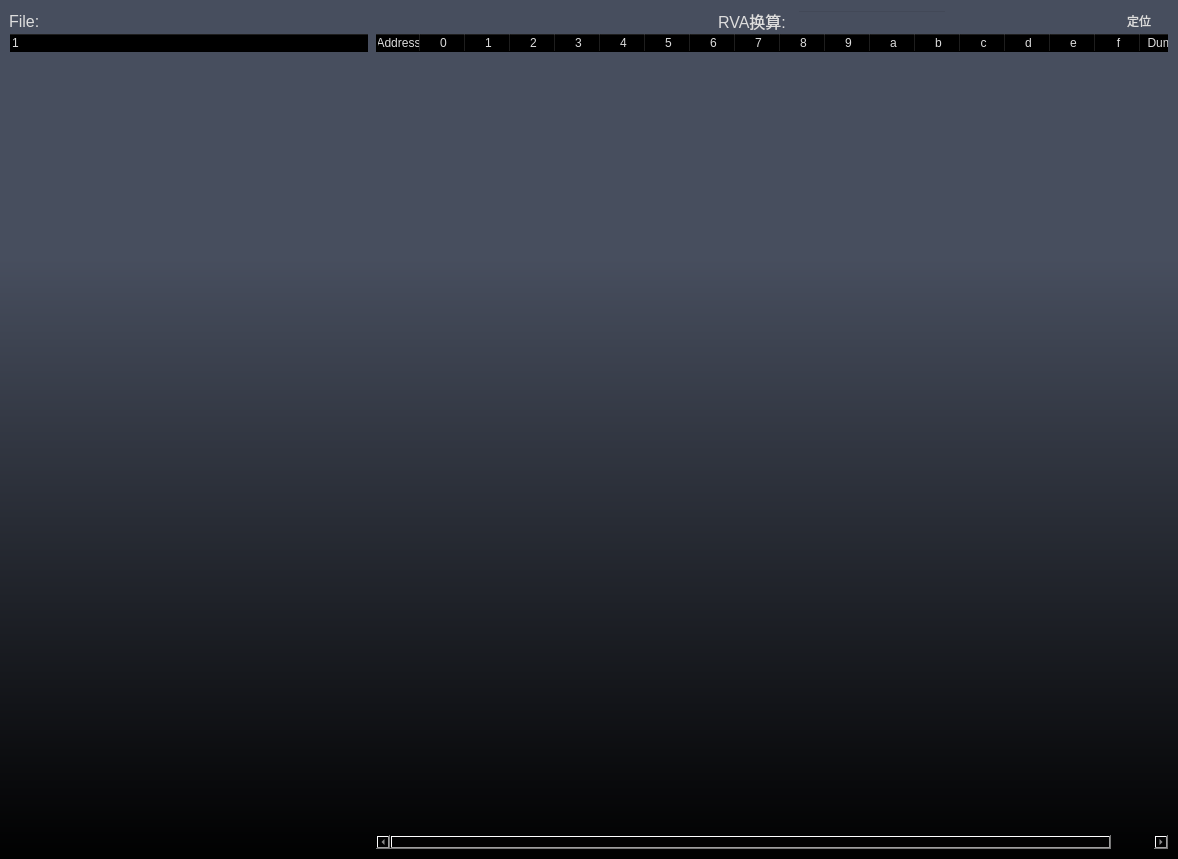
<?xml version="1.0" encoding="UTF-8"?>
<ui version="4.0">
 <class>PeFileAnalyzer</class>
 <widget class="QMainWindow" name="PeFileAnalyzer">
  <property name="windowModality">
   <enum>Qt::NonModal</enum>
  </property>
  <property name="geometry">
   <rect>
    <x>0</x>
    <y>0</y>
    <width>1178</width>
    <height>859</height>
   </rect>
  </property>
  <property name="contextMenuPolicy">
   <enum>Qt::NoContextMenu</enum>
  </property>
  <property name="acceptDrops">
   <bool>true</bool>
  </property>
  <property name="windowTitle">
   <string>PeFileAnalyzer</string>
  </property>
  <property name="styleSheet">
   <string notr="true">#centralwidget{background: qlineargradient(x1:1,y1:1,x2:1,y2:0,stop:0 #000000, stop:0.7 #474e5e);}

QPushButton{border-radius: 3px;border:0px solid #474e5e;background-color:transparent;color:#DDDDDD;height:24;}
QPushButton:hover{background: qlineargradient(x1:1,y1:1,x2:1,y2:0,stop:0 #f4716e, stop:0.5 transparent);}
QPushButton:pressed{background: qlineargradient(x1:1,y1:1,x2:1,y2:0,stop:0 #42f875, stop:0.5 transparent);}
QPushButton::disabled{background-color:#7d7d7d;}

QWidget{background-color:transparent;color:#dddddd;}

QLineEdit{background-color:transparent;}

QComboBox{background-color:transparent;}
QComboBox QAbstractItemView{background-color:transparent;}

QHeaderView::section {background-color:transparent}
QTabBar::tab{background-color:rgb(100,100,100);}
QTabBar::tab::selected{background-color:rgb(66,66,66);}

QTreeView::branch:open:has-children:!has-siblings,
QTreeView::branch:open:has-children:has-siblings {image: url(./res/retract.png);}
QTreeView::branch:has-children:!has-siblings:closed,
QTreeView::branch:closed:has-children:has-siblings {image: url(./res/expand.png);}

QToolButton{border-radius: 3px;border:0px solid #474e5e;background-color:transparent;color:#DDDDDD;height:24;}
QToolButton:hover{background: qlineargradient(x1:1,y1:1,x2:1,y2:0,stop:0 #f4716e, stop:0.5 transparent);}
QToolButton:pressed{background: qlineargradient(x1:1,y1:1,x2:1,y2:0,stop:0 #42f875, stop:0.5 transparent);}
QToolButton::disabled{background-color:#7d7d7d;}</string>
  </property>
  <property name="toolButtonStyle">
   <enum>Qt::ToolButtonIconOnly</enum>
  </property>
  <widget class="QWidget" name="centralwidget">
   <property name="acceptDrops">
    <bool>true</bool>
   </property>
   <layout class="QGridLayout" name="gridLayout">
    <property name="leftMargin">
     <number>9</number>
    </property>
    <property name="topMargin">
     <number>9</number>
    </property>
    <property name="rightMargin">
     <number>9</number>
    </property>
    <property name="bottomMargin">
     <number>9</number>
    </property>
    <property name="horizontalSpacing">
     <number>6</number>
    </property>
    <property name="verticalSpacing">
     <number>0</number>
    </property>
    <item row="0" column="0" colspan="2">
     <widget class="QWidget" name="widget" native="true">
      <layout class="QHBoxLayout" name="horizontalLayout">
       <property name="leftMargin">
        <number>0</number>
       </property>
       <property name="topMargin">
        <number>0</number>
       </property>
       <property name="rightMargin">
        <number>0</number>
       </property>
       <property name="bottomMargin">
        <number>0</number>
       </property>
       <item>
        <widget class="QLabel" name="label">
         <property name="sizePolicy">
          <sizepolicy hsizetype="Maximum" vsizetype="Preferred">
           <horstretch>0</horstretch>
           <verstretch>0</verstretch>
          </sizepolicy>
         </property>
         <property name="font">
          <font>
           <family>Arial</family>
           <pointsize>12</pointsize>
          </font>
         </property>
         <property name="text">
          <string>File: </string>
         </property>
        </widget>
       </item>
       <item>
        <widget class="QLabel" name="label_file">
         <property name="font">
          <font>
           <family>Arial</family>
           <pointsize>12</pointsize>
          </font>
         </property>
         <property name="text">
          <string/>
         </property>
        </widget>
       </item>
       <item>
        <widget class="QLabel" name="label_2">
         <property name="sizePolicy">
          <sizepolicy hsizetype="Maximum" vsizetype="Preferred">
           <horstretch>0</horstretch>
           <verstretch>0</verstretch>
          </sizepolicy>
         </property>
         <property name="font">
          <font>
           <family>Arial</family>
           <pointsize>12</pointsize>
          </font>
         </property>
         <property name="text">
          <string>RVA换算: </string>
         </property>
        </widget>
       </item>
       <item>
        <widget class="QLineEdit" name="lineEdit_rva">
         <property name="minimumSize">
          <size>
           <width>150</width>
           <height>0</height>
          </size>
         </property>
         <property name="maximumSize">
          <size>
           <width>150</width>
           <height>16777215</height>
          </size>
         </property>
        </widget>
       </item>
       <item>
        <widget class="QLabel" name="label_rva">
         <property name="minimumSize">
          <size>
           <width>150</width>
           <height>0</height>
          </size>
         </property>
         <property name="maximumSize">
          <size>
           <width>150</width>
           <height>16777215</height>
          </size>
         </property>
         <property name="font">
          <font>
           <family>Arial</family>
           <pointsize>12</pointsize>
          </font>
         </property>
         <property name="text">
          <string/>
         </property>
         <property name="alignment">
          <set>Qt::AlignCenter</set>
         </property>
        </widget>
       </item>
       <item>
        <widget class="QPushButton" name="pushButton_foa">
         <property name="minimumSize">
          <size>
           <width>60</width>
           <height>0</height>
          </size>
         </property>
         <property name="maximumSize">
          <size>
           <width>60</width>
           <height>16777215</height>
          </size>
         </property>
         <property name="text">
          <string>定位</string>
         </property>
        </widget>
       </item>
      </layout>
     </widget>
    </item>
    <item row="1" column="1">
     <widget class="QTableWidget" name="tableWidget">
      <property name="sizePolicy">
       <sizepolicy hsizetype="Preferred" vsizetype="Preferred">
        <horstretch>0</horstretch>
        <verstretch>0</verstretch>
       </sizepolicy>
      </property>
      <property name="acceptDrops">
       <bool>true</bool>
      </property>
      <property name="editTriggers">
       <set>QAbstractItemView::NoEditTriggers</set>
      </property>
      <property name="dragDropOverwriteMode">
       <bool>false</bool>
      </property>
      <property name="selectionMode">
       <enum>QAbstractItemView::MultiSelection</enum>
      </property>
      <attribute name="horizontalHeaderDefaultSectionSize">
       <number>45</number>
      </attribute>
      <column>
       <property name="text">
        <string>Address</string>
       </property>
      </column>
      <column>
       <property name="text">
        <string>0</string>
       </property>
      </column>
      <column>
       <property name="text">
        <string>1</string>
       </property>
      </column>
      <column>
       <property name="text">
        <string>2</string>
       </property>
      </column>
      <column>
       <property name="text">
        <string>3</string>
       </property>
      </column>
      <column>
       <property name="text">
        <string>4</string>
       </property>
      </column>
      <column>
       <property name="text">
        <string>5</string>
       </property>
      </column>
      <column>
       <property name="text">
        <string>6</string>
       </property>
      </column>
      <column>
       <property name="text">
        <string>7</string>
       </property>
      </column>
      <column>
       <property name="text">
        <string>8</string>
       </property>
      </column>
      <column>
       <property name="text">
        <string>9</string>
       </property>
      </column>
      <column>
       <property name="text">
        <string>a</string>
       </property>
      </column>
      <column>
       <property name="text">
        <string>b</string>
       </property>
      </column>
      <column>
       <property name="text">
        <string>c</string>
       </property>
      </column>
      <column>
       <property name="text">
        <string>d</string>
       </property>
      </column>
      <column>
       <property name="text">
        <string>e</string>
       </property>
      </column>
      <column>
       <property name="text">
        <string>f</string>
       </property>
      </column>
      <column>
       <property name="text">
        <string>Dump</string>
       </property>
      </column>
     </widget>
    </item>
    <item row="1" column="0">
     <widget class="QTreeWidget" name="treeWidget">
      <property name="sizePolicy">
       <sizepolicy hsizetype="Preferred" vsizetype="Expanding">
        <horstretch>0</horstretch>
        <verstretch>0</verstretch>
       </sizepolicy>
      </property>
      <property name="maximumSize">
       <size>
        <width>360</width>
        <height>16777215</height>
       </size>
      </property>
      <property name="acceptDrops">
       <bool>true</bool>
      </property>
      <column>
       <property name="text">
        <string notr="true">1</string>
       </property>
      </column>
     </widget>
    </item>
   </layout>
  </widget>
 </widget>
 <resources/>
 <connections/>
</ui>
